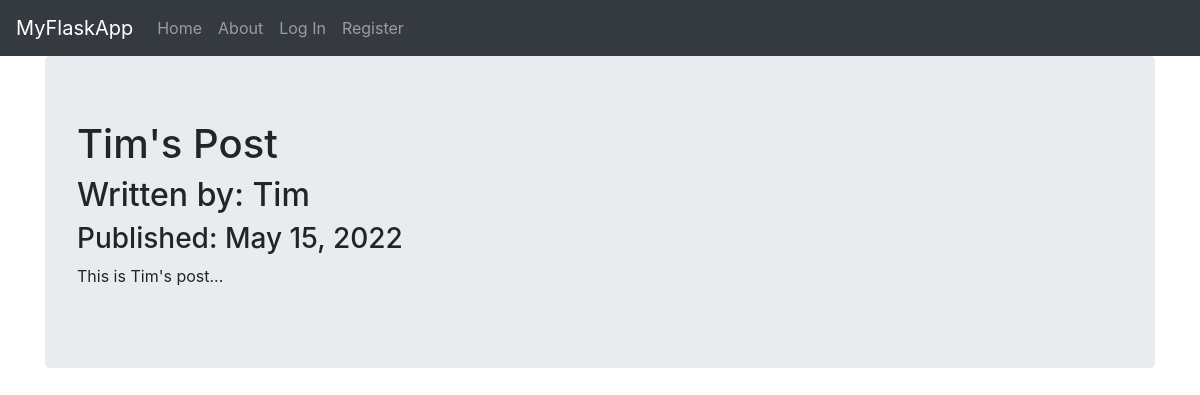
/2, run on the app's committed database.
### BlogProject/models.py (models this page shows, shortened)
class BlogPost(db.Model):
    users = db.relationship(User)
    id = db.Column(db.Integer, primary_key=True)
    user_id = db.Column(db.Integer, db.ForeignKey('users.id'), nullable=False)
    date = db.Column(db.DateTime, nullable=False, default=datetime.utcnow)
    title = db.Column(db.String(140), nullable=False)
    text = db.Column(db.Text, nullable=False)

class User(db.Model, UserMixin):
    __tablename__ = 'users'
    id = db.Column(db.Integer, primary_key = True)
    profile_image = db.Column(db.String(20), nullable=False, default='default_profile.png')
    email = db.Column(db.String(64), unique=True, index=True)
    username = db.Column(db.String(64), unique=True, index=True)
    password_hash = db.Column(db.String(128))
    posts = db.relationship('BlogPost', backref='author', lazy=True)

### BlogProject/users/views.py (the view)
@users.route('/<username>')
def user_posts(username):
    page = request.args.get('page',1,type=int)
    user = User.query.filter_by(username=username).first_or_404()
    blog_posts = BlogPost.query.filter_by(author = user).order_by(BlogPost.date.desc()).paginate(page=page,per_page=3)
    return render_template('user_blog_posts.html', blog_posts=blog_posts, user=user)

### BlogProject/Blogposts/views.py (called while the page is built)
@blog_posts.route('/<int:blog_post_id>')
def blog_post(blog_post_id):
    blog_post = BlogPost.query.get_or_404(blog_post_id)
    return render_template('blog_post.html',title=blog_post.title,date=blog_post.date, post = blog_post)

### BlogProject/templates/blog_post.html (shortened to what this page needs)
{% extends 'base.html' %}
{% block content %}
<div class="jumbotron">
    <h1>{{title}}</h1>
    <h2>Written by: {{post.author.username}}</h2>
    <h3>Published: {{post.date.strftime('%B %d, %Y')}}</h3>
    <p>{{post.text}}</p>
</div>
{% endblock %}

### data on the page
BlogPost: title "Tim's Post", date "May 15, 2022", text "This is Tim's post..."
User: author.username "Tim"
